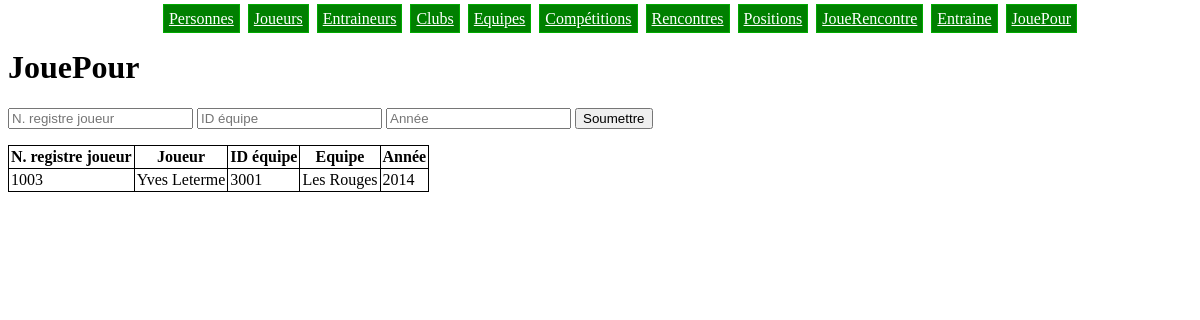
Page /joue_pour.php on the committed database.
### tables this page shows
CREATE TABLE IF NOT EXISTS JouePour (
  n_registre_joueur BIGINT NOT NULL,
  annee             INT    NOT NULL,
  id_equipe         BIGINT NOT NULL,
  PRIMARY KEY (n_registre_joueur, annee),
  FOREIGN KEY (n_registre_joueur) REFERENCES Joueur(n_registre_joueur),
  FOREIGN KEY (id_equipe)         REFERENCES Equipe(id_equipe)
);

CREATE TABLE IF NOT EXISTS Personne (
  n_registre  BIGINT       PRIMARY KEY,
  nom         VARCHAR(50)  NOT NULL,
  prenom      VARCHAR(50)  NOT NULL,
  nationalite VARCHAR(50)  NOT NULL,
  rue         VARCHAR(200) NOT NULL,
  numero      INT          NOT NULL,
  code_postal INT          NOT NULL,
  localite    VARCHAR(50)  NOT NULL
);

CREATE TABLE IF NOT EXISTS Equipe (
  id_equipe    BIGINT      PRIMARY KEY,
  licence_club BIGINT      NOT NULL,
  nom          VARCHAR(50) NOT NULL,
  FOREIGN KEY (licence_club) REFERENCES Club(licence),
  UNIQUE(licence_club, nom)
);

### joue_pour.php (the view, shortened to what this page needs)
<?php include 'header.php' ?>
<h1>JouePour</h1>
<form method='get' action='joue_pour.php'>
  <input type='text' name='n_registre_joueur' placeholder='N. registre joueur' />
  <input type='text' name='id_equipe' placeholder='ID équipe' />
  <input type='text' name='annee' placeholder='Année' />
  <input type='submit' value='Soumettre' />
</form>
<table>
  <tr>
    <th>N. registre joueur</th>
    <th>Joueur</th>
    <th>ID équipe</th>
    <th>Equipe</th>
    <th>Année</th>
  </tr>
  <?php
  $where = '';
  $req = $bdd->query('SELECT JouePour.n_registre_joueur, Personne.prenom as prenom_joueur, Personne.nom as nom_joueur, JouePour.id_equipe, Equipe.nom as nom_equipe, JouePour.annee
    FROM JouePour
    JOIN Personne ON Personne.n_registre = JouePour.n_registre_joueur
    JOIN Equipe ON Equipe.id_equipe = JouePour.id_equipe '.$where);
  while($tuple = $req->fetch()){
    ?>
    <tr>
      <td><?php echo $tuple['n_registre_joueur'] ?></td>
      <td>
        <?php echo $tuple['prenom_joueur'] ?>
        <?php echo $tuple['nom_joueur'] ?>
      </td>
      <td><?php echo $tuple['id_equipe'] ?></td>
      <td><?php echo $tuple['nom_equipe'] ?></td>
      <td><?php echo $tuple['annee'] ?></td>
    </tr>
    <?php
  }
  ?>
</table>
<?php include 'footer.php' ?>

### style.css (style rules this page uses)
table { border-collapse: collapse; border-spacing: 0; }
th, td { border: 1px #000000 solid; padding: 2px; }

### rows in the picture
jouepour: n_registre_joueur "1003", personne.prenom "Yves", personne.nom "Leterme", id_equipe "3001", id_equipe.nom "Les Rouges", annee "2014"
